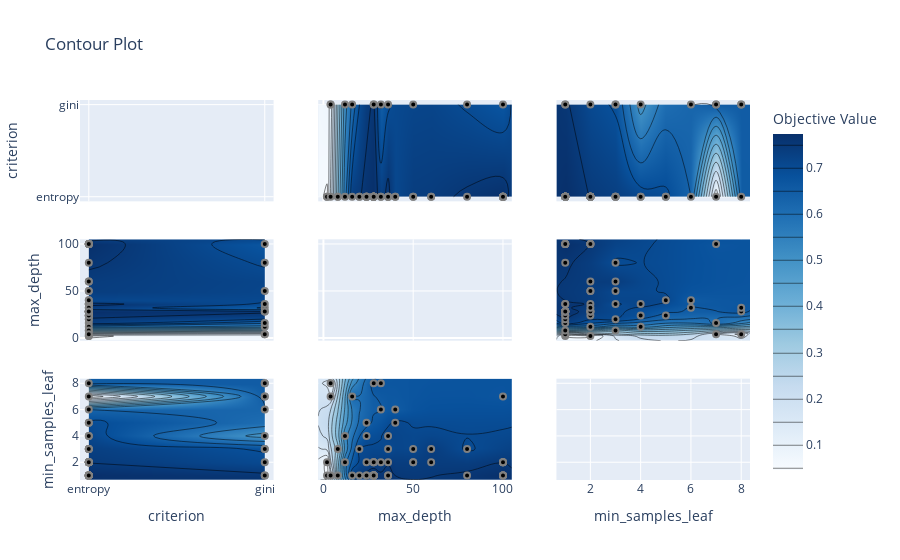

Here is the notebook cell this chart was saved with:
### Code cell
# plots parameter interactive chart from we can choose which hyperparameter space has to explore
optuna.visualization.plot_contour(study)

### Figure 1 — Plotly figure (JSON) as saved in the notebook; plotly's stock layout.template omitted (floating-point values rounded to 4 significant figures; data arrays with more than 128 entries replaced by an {"elided": "..."} marker saying what was removed)
{"data": [{"type": "scatter", "xaxis": "x", "yaxis": "y"}, {"colorbar": {"title": {"text": "Objective Value"}}, "colorscale": [[0, "rgb(247,251,255)"], [0.125, "rgb(222,235,247)"], [0.25, "rgb(198,219,239)"], [0.375, "rgb(158,202,225)"], [0.5, "rgb(107,174,214)"], [0.625, "rgb(66,146,198)"], [0.75, "rgb(33,113,181)"], [0.875, "rgb(8,81,156)"], [1, "rgb(8,48,107)"]], "connectgaps": true, "contours": {"coloring": "heatmap"}, "hoverinfo": "none", "line": {"smoothing": 1.3}, "reversescale": false, "showscale": true, "type": "contour", "x": ["entropy", "gini"], "xaxis": "x4", "y": [-2.9, 2, 4, 8, 12, 16, 20, 24, 28, 32, 36, 40, 50, 60, 80, 100, 104.9], "yaxis": "y4", "z": [[null, null], [0.04578, null], [0.1583, 0.1159], [0.3914, null], [0.5782, 0.5293], [0.7363, 0.6115], [0.7461, null], [0.7625, null], [0.7728, 0.7567], [0.7306, 0.6462], [0.7641, 0.6937], [0.7084, null], [0.7364, 0.7144], [0.7391, null], [0.7566, 0.6949], [0.7711, 0.6693], [null, null]]}, {"marker": {"color": "black", "line": {"color": "Gray", "width": 2}}, "mode": "markers", "name": "Feasible Trial", "showlegend": false, "type": "scatter", "x": ["entropy", "gini", "gini", "gini", "gini", "entropy", "entropy", "gini", "entropy", "gini", "entropy", "entropy", "entropy", "entropy", "entropy", "entropy", "entropy", "entropy", "entropy", "entropy", "entropy", "entropy", "entropy", "entropy", "entropy", "entropy", "entropy", "entropy", "entropy", "entropy", "entropy", "entropy", "entropy", "entropy", "gini", "gini", "entropy", "entropy", "gini", "entropy", "gini", "entropy", "entropy", "entropy", "entropy", "entropy", "entropy", "entropy", "entropy", "gini", "entropy", "entropy", "entropy", "entropy", "entropy", "entropy", "entropy", "entropy", "entropy", "entropy"], "xaxis": "x4", "y": [50, 28, 100, 4, 32, 100, 16, 80, 40, 12, 100, 100, 2, 8, 24, 24, 60, 20, 24, 36, 24, 100, 100, 100, 60, 36, 36, 36, 20, 50, 2, 28, 28, 28, 28, 4, 12, 32, 16, 40, 50, 80, 28, 28, 28, 28, 28, 28, 8, 36, 4, 24, 28, 28, 28, 32, 28, 100, 100, 100], "yaxis": "y4"}, {"colorbar": {"title": {"text": "Objective Value"}}, "colorscale": [[0, "rgb(247,251,255)"], [0.125, "rgb(222,235,247)"], [0.25, "rgb(198,219,239)"], [0.375, "rgb(158,202,225)"], [0.5, "rgb(107,174,214)"], [0.625, "rgb(66,146,198)"], [0.75, "rgb(33,113,181)"], [0.875, "rgb(8,81,156)"], [1, "rgb(8,48,107)"]], "connectgaps": true, "contours": {"coloring": "heatmap"}, "hoverinfo": "none", "line": {"smoothing": 1.3}, "reversescale": false, "showscale": false, "type": "contour", "x": ["entropy", "gini"], "xaxis": "x7", "y": [0.65, 1, 2, 3, 4, 5, 6, 7, 8, 8.35], "yaxis": "y7", "z": [[null, null], [0.7728, 0.7567], [0.7485, 0.7144], [0.7374, 0.6949], [0.7203, 0.5293], [0.7084, null], [0.6509, 0.6462], [0.1583, 0.6693], [0.6705, 0.6689], [null, null]]}, {"marker": {"color": "black", "line": {"color": "Gray", "width": 2}}, "mode": "markers", "name": "Feasible Trial", "showlegend": false, "type": "scatter", "x": ["entropy", "gini", "gini", "gini", "gini", "entropy", "entropy", "gini", "entropy", "gini", "entropy", "entropy", "entropy", "entropy", "entropy", "entropy", "entropy", "entropy", "entropy", "entropy", "entropy", "entropy", "entropy", "entropy", "entropy", "entropy", "entropy", "entropy", "entropy", "entropy", "entropy", "entropy", "entropy", "entropy", "gini", "gini", "entropy", "entropy", "gini", "entropy", "gini", "entropy", "entropy", "entropy", "entropy", "entropy", "entropy", "entropy", "entropy", "gini", "entropy", "entropy", "entropy", "entropy", "entropy", "entropy", "entropy", "entropy", "entropy", "entropy"], "xaxis": "x7", "y": [2, 8, 7, 8, 6, 2, 1, 3, 6, 4, 1, 1, 1, 3, 1, 4, 2, 3, 5, 1, 2, 1, 1, 2, 3, 1, 2, 4, 1, 3, 2, 1, 1, 2, 1, 1, 2, 8, 7, 5, 2, 1, 1, 1, 1, 2, 1, 2, 1, 3, 7, 1, 1, 1, 1, 2, 1, 1, 2, 2], "yaxis": "y7"}, {"colorbar": {"title": {"text": "Objective Value"}}, "colorscale": [[0, "rgb(247,251,255)"], [0.125, "rgb(222,235,247)"], [0.25, "rgb(198,219,239)"], [0.375, "rgb(158,202,225)"], [0.5, "rgb(107,174,214)"], [0.625, "rgb(66,146,198)"], [0.75, "rgb(33,113,181)"], [0.875, "rgb(8,81,156)"], [1, "rgb(8,48,107)"]], "connectgaps": true, "contours": {"coloring": "heatmap"}, "hoverinfo": "none", "line": {"smoothing": 1.3}, "reversescale": false, "showscale": false, "type": "contour", "x": [-2.9, 2, 4, 8, 12, 16, 20, 24, 28, 32, 36, 40, 50, 60, 80, 100, 104.9], "xaxis": "x2", "y": ["entropy", "gini"], "yaxis": "y2", "z": [[null, 0.04578, 0.1583, 0.3914, 0.5782, 0.7363, 0.7461, 0.7625, 0.7728, 0.7306, 0.7641, 0.7084, 0.7364, 0.7391, 0.7566, 0.7711, null], [null, null, 0.1159, null, 0.5293, 0.6115, null, null, 0.7567, 0.6462, 0.6937, null, 0.7144, null, 0.6949, 0.6693, null]]}, {"marker": {"color": "black", "line": {"color": "Gray", "width": 2}}, "mode": "markers", "name": "Feasible Trial", "showlegend": false, "type": "scatter", "x": [50, 28, 100, 4, 32, 100, 16, 80, 40, 12, 100, 100, 2, 8, 24, 24, 60, 20, 24, 36, 24, 100, 100, 100, 60, 36, 36, 36, 20, 50, 2, 28, 28, 28, 28, 4, 12, 32, 16, 40, 50, 80, 28, 28, 28, 28, 28, 28, 8, 36, 4, 24, 28, 28, 28, 32, 28, 100, 100, 100], "xaxis": "x2", "y": ["entropy", "gini", "gini", "gini", "gini", "entropy", "entropy", "gini", "entropy", "gini", "entropy", "entropy", "entropy", "entropy", "entropy", "entropy", "entropy", "entropy", "entropy", "entropy", "entropy", "entropy", "entropy", "entropy", "entropy", "entropy", "entropy", "entropy", "entropy", "entropy", "entropy", "entropy", "entropy", "entropy", "gini", "gini", "entropy", "entropy", "gini", "entropy", "gini", "entropy", "entropy", "entropy", "entropy", "entropy", "entropy", "entropy", "entropy", "gini", "entropy", "entropy", "entropy", "entropy", "entropy", "entropy", "entropy", "entropy", "entropy", "entropy"], "yaxis": "y2"}, {"type": "scatter", "xaxis": "x5", "yaxis": "y5"}, {"colorbar": {"title": {"text": "Objective Value"}}, "colorscale": [[0, "rgb(247,251,255)"], [0.125, "rgb(222,235,247)"], [0.25, "rgb(198,219,239)"], [0.375, "rgb(158,202,225)"], [0.5, "rgb(107,174,214)"], [0.625, "rgb(66,146,198)"], [0.75, "rgb(33,113,181)"], [0.875, "rgb(8,81,156)"], [1, "rgb(8,48,107)"]], "connectgaps": true, "contours": {"coloring": "heatmap"}, "hoverinfo": "none", "line": {"smoothing": 1.3}, "reversescale": false, "showscale": false, "type": "contour", "x": [-2.9, 2, 4, 8, 12, 16, 20, 24, 28, 32, 36, 40, 50, 60, 80, 100, 104.9], "xaxis": "x8", "y": [0.65, 1, 2, 3, 4, 5, 6, 7, 8, 8.35], "yaxis": "y8", "z": {"elided": "10x17 float values"}}, {"marker": {"color": "black", "line": {"color": "Gray", "width": 2}}, "mode": "markers", "name": "Feasible Trial", "showlegend": false, "type": "scatter", "x": [50, 28, 100, 4, 32, 100, 16, 80, 40, 12, 100, 100, 2, 8, 24, 24, 60, 20, 24, 36, 24, 100, 100, 100, 60, 36, 36, 36, 20, 50, 2, 28, 28, 28, 28, 4, 12, 32, 16, 40, 50, 80, 28, 28, 28, 28, 28, 28, 8, 36, 4, 24, 28, 28, 28, 32, 28, 100, 100, 100], "xaxis": "x8", "y": [2, 8, 7, 8, 6, 2, 1, 3, 6, 4, 1, 1, 1, 3, 1, 4, 2, 3, 5, 1, 2, 1, 1, 2, 3, 1, 2, 4, 1, 3, 2, 1, 1, 2, 1, 1, 2, 8, 7, 5, 2, 1, 1, 1, 1, 2, 1, 2, 1, 3, 7, 1, 1, 1, 1, 2, 1, 1, 2, 2], "yaxis": "y8"}, {"colorbar": {"title": {"text": "Objective Value"}}, "colorscale": [[0, "rgb(247,251,255)"], [0.125, "rgb(222,235,247)"], [0.25, "rgb(198,219,239)"], [0.375, "rgb(158,202,225)"], [0.5, "rgb(107,174,214)"], [0.625, "rgb(66,146,198)"], [0.75, "rgb(33,113,181)"], [0.875, "rgb(8,81,156)"], [1, "rgb(8,48,107)"]], "connectgaps": true, "contours": {"coloring": "heatmap"}, "hoverinfo": "none", "line": {"smoothing": 1.3}, "reversescale": false, "showscale": false, "type": "contour", "x": [0.65, 1, 2, 3, 4, 5, 6, 7, 8, 8.35], "xaxis": "x3", "y": ["entropy", "gini"], "yaxis": "y3", "z": [[null, 0.7728, 0.7485, 0.7374, 0.7203, 0.7084, 0.6509, 0.1583, 0.6705, null], [null, 0.7567, 0.7144, 0.6949, 0.5293, null, 0.6462, 0.6693, 0.6689, null]]}, {"marker": {"color": "black", "line": {"color": "Gray", "width": 2}}, "mode": "markers", "name": "Feasible Trial", "showlegend": false, "type": "scatter", "x": [2, 8, 7, 8, 6, 2, 1, 3, 6, 4, 1, 1, 1, 3, 1, 4, 2, 3, 5, 1, 2, 1, 1, 2, 3, 1, 2, 4, 1, 3, 2, 1, 1, 2, 1, 1, 2, 8, 7, 5, 2, 1, 1, 1, 1, 2, 1, 2, 1, 3, 7, 1, 1, 1, 1, 2, 1, 1, 2, 2], "xaxis": "x3", "y": ["entropy", "gini", "gini", "gini", "gini", "entropy", "entropy", "gini", "entropy", "gini", "entropy", "entropy", "entropy", "entropy", "entropy", "entropy", "entropy", "entropy", "entropy", "entropy", "entropy", "entropy", "entropy", "entropy", "entropy", "entropy", "entropy", "entropy", "entropy", "entropy", "entropy", "entropy", "entropy", "entropy", "gini", "gini", "entropy", "entropy", "gini", "entropy", "gini", "entropy", "entropy", "entropy", "entropy", "entropy", "entropy", "entropy", "entropy", "gini", "entropy", "entropy", "entropy", "entropy", "entropy", "entropy", "entropy", "entropy", "entropy", "entropy"], "yaxis": "y3"}, {"colorbar": {"title": {"text": "Objective Value"}}, "colorscale": [[0, "rgb(247,251,255)"], [0.125, "rgb(222,235,247)"], [0.25, "rgb(198,219,239)"], [0.375, "rgb(158,202,225)"], [0.5, "rgb(107,174,214)"], [0.625, "rgb(66,146,198)"], [0.75, "rgb(33,113,181)"], [0.875, "rgb(8,81,156)"], [1, "rgb(8,48,107)"]], "connectgaps": true, "contours": {"coloring": "heatmap"}, "hoverinfo": "none", "line": {"smoothing": 1.3}, "reversescale": false, "showscale": false, "type": "contour", "x": [0.65, 1, 2, 3, 4, 5, 6, 7, 8, 8.35], "xaxis": "x6", "y": [-2.9, 2, 4, 8, 12, 16, 20, 24, 28, 32, 36, 40, 50, 60, 80, 100, 104.9], "yaxis": "y6", "z": {"elided": "17x10 float values"}}, {"marker": {"color": "black", "line": {"color": "Gray", "width": 2}}, "mode": "markers", "name": "Feasible Trial", "showlegend": false, "type": "scatter", "x": [2, 8, 7, 8, 6, 2, 1, 3, 6, 4, 1, 1, 1, 3, 1, 4, 2, 3, 5, 1, 2, 1, 1, 2, 3, 1, 2, 4, 1, 3, 2, 1, 1, 2, 1, 1, 2, 8, 7, 5, 2, 1, 1, 1, 1, 2, 1, 2, 1, 3, 7, 1, 1, 1, 1, 2, 1, 1, 2, 2], "xaxis": "x6", "y": [50, 28, 100, 4, 32, 100, 16, 80, 40, 12, 100, 100, 2, 8, 24, 24, 60, 20, 24, 36, 24, 100, 100, 100, 60, 36, 36, 36, 20, 50, 2, 28, 28, 28, 28, 4, 12, 32, 16, 40, 50, 80, 28, 28, 28, 28, 28, 28, 8, 36, 4, 24, 28, 28, 28, 32, 28, 100, 100, 100], "yaxis": "y6"}, {"type": "scatter", "xaxis": "x9", "yaxis": "y9"}], "layout": {"title": {"text": "Contour Plot"}, "xaxis": {"anchor": "y", "domain": [0, 0.2889], "matches": "x7", "range": [-0.05, 1.05], "showticklabels": false, "type": "category"}, "xaxis2": {"anchor": "y2", "domain": [0.3556, 0.6444], "matches": "x8", "range": [-2.9, 104.9], "showticklabels": false}, "xaxis3": {"anchor": "y3", "domain": [0.7111, 1], "matches": "x9", "range": [0.65, 8.35], "showticklabels": false}, "xaxis4": {"anchor": "y4", "domain": [0, 0.2889], "matches": "x7", "range": [-0.05, 1.05], "showticklabels": false, "type": "category"}, "xaxis5": {"anchor": "y5", "domain": [0.3556, 0.6444], "matches": "x8", "range": [-2.9, 104.9], "showticklabels": false}, "xaxis6": {"anchor": "y6", "domain": [0.7111, 1], "matches": "x9", "range": [0.65, 8.35], "showticklabels": false}, "xaxis7": {"anchor": "y7", "domain": [0, 0.2889], "range": [-0.05, 1.05], "title": {"text": "criterion"}, "type": "category"}, "xaxis8": {"anchor": "y8", "domain": [0.3556, 0.6444], "range": [-2.9, 104.9], "title": {"text": "max_depth"}}, "xaxis9": {"anchor": "y9", "domain": [0.7111, 1], "range": [0.65, 8.35], "title": {"text": "min_samples_leaf"}}, "yaxis": {"anchor": "x", "domain": [0.7333, 1], "range": [-0.05, 1.05], "title": {"text": "criterion"}, "type": "category"}, "yaxis2": {"anchor": "x2", "domain": [0.7333, 1], "matches": "y", "range": [-0.05, 1.05], "showticklabels": false, "type": "category"}, "yaxis3": {"anchor": "x3", "domain": [0.7333, 1], "matches": "y", "range": [-0.05, 1.05], "showticklabels": false, "type": "category"}, "yaxis4": {"anchor": "x4", "domain": [0.3667, 0.6333], "range": [-2.9, 104.9], "title": {"text": "max_depth"}}, "yaxis5": {"anchor": "x5", "domain": [0.3667, 0.6333], "matches": "y4", "range": [-2.9, 104.9], "showticklabels": false}, "yaxis6": {"anchor": "x6", "domain": [0.3667, 0.6333], "matches": "y4", "range": [-2.9, 104.9], "showticklabels": false}, "yaxis7": {"anchor": "x7", "domain": [0, 0.2667], "range": [0.65, 8.35], "title": {"text": "min_samples_leaf"}}, "yaxis8": {"anchor": "x8", "domain": [0, 0.2667], "matches": "y7", "range": [0.65, 8.35], "showticklabels": false}, "yaxis9": {"anchor": "x9", "domain": [0, 0.2667], "matches": "y7", "range": [0.65, 8.35], "showticklabels": false}}}
